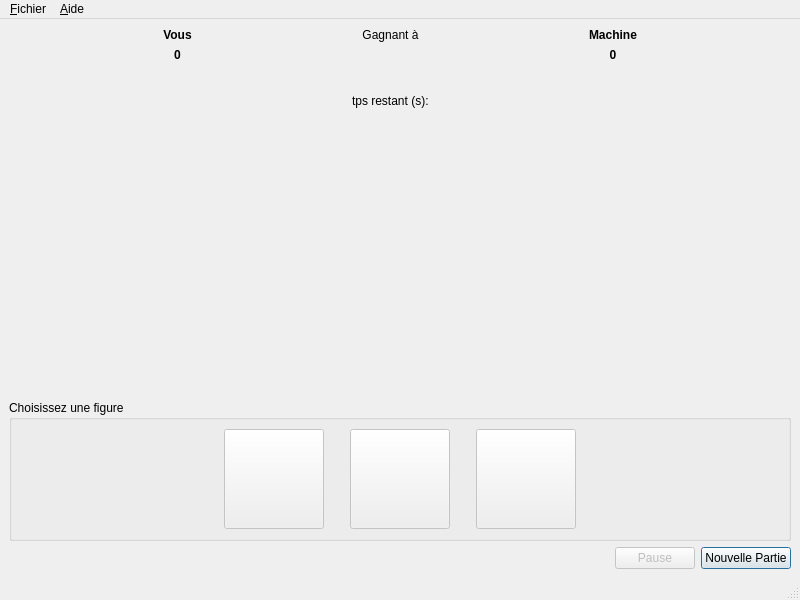
<?xml version="1.0" encoding="UTF-8"?>
<ui version="4.0">
 <class>chifoumi</class>
 <widget class="QMainWindow" name="chifoumi">
  <property name="geometry">
   <rect>
    <x>0</x>
    <y>0</y>
    <width>800</width>
    <height>600</height>
   </rect>
  </property>
  <property name="windowTitle">
   <string>chifoumi</string>
  </property>
  <widget class="QWidget" name="centralwidget">
   <layout class="QHBoxLayout" name="horizontalLayout_3">
    <item>
     <layout class="QVBoxLayout" name="verticalLayout">
      <item>
       <layout class="QGridLayout" name="gridLayout">
        <item row="0" column="6">
         <widget class="QLabel" name="Machine">
          <property name="font">
           <font>
            <weight>75</weight>
            <bold>true</bold>
           </font>
          </property>
          <property name="text">
           <string>Machine</string>
          </property>
          <property name="alignment">
           <set>Qt::AlignCenter</set>
          </property>
         </widget>
        </item>
        <item row="2" column="7">
         <spacer name="horizontalSpacer_7">
          <property name="orientation">
           <enum>Qt::Horizontal</enum>
          </property>
          <property name="sizeHint" stdset="0">
           <size>
            <width>40</width>
            <height>20</height>
           </size>
          </property>
         </spacer>
        </item>
        <item row="1" column="6">
         <widget class="QLabel" name="scoreMachine">
          <property name="font">
           <font>
            <weight>75</weight>
            <bold>true</bold>
           </font>
          </property>
          <property name="text">
           <string>0</string>
          </property>
          <property name="alignment">
           <set>Qt::AlignCenter</set>
          </property>
         </widget>
        </item>
        <item row="2" column="4">
         <widget class="QLabel" name="logoVersus">
          <property name="text">
           <string/>
          </property>
          <property name="pixmap">
           <pixmap resource="ressources.qrc">:/images/versus_70.png</pixmap>
          </property>
          <property name="alignment">
           <set>Qt::AlignCenter</set>
          </property>
         </widget>
        </item>
        <item row="2" column="2">
         <spacer name="horizontalSpacer_4">
          <property name="orientation">
           <enum>Qt::Horizontal</enum>
          </property>
          <property name="sizeHint" stdset="0">
           <size>
            <width>40</width>
            <height>20</height>
           </size>
          </property>
         </spacer>
        </item>
        <item row="2" column="5">
         <spacer name="horizontalSpacer_5">
          <property name="orientation">
           <enum>Qt::Horizontal</enum>
          </property>
          <property name="sizeHint" stdset="0">
           <size>
            <width>40</width>
            <height>20</height>
           </size>
          </property>
         </spacer>
        </item>
        <item row="3" column="4">
         <widget class="QLabel" name="labelTimer">
          <property name="text">
           <string>tps restant (s):</string>
          </property>
         </widget>
        </item>
        <item row="2" column="1">
         <widget class="QLabel" name="coupJoueur">
          <property name="text">
           <string/>
          </property>
          <property name="pixmap">
           <pixmap resource="ressources.qrc">:/images/rien_115.png</pixmap>
          </property>
          <property name="alignment">
           <set>Qt::AlignCenter</set>
          </property>
         </widget>
        </item>
        <item row="2" column="6">
         <widget class="QLabel" name="coupMachine">
          <property name="text">
           <string/>
          </property>
          <property name="pixmap">
           <pixmap resource="ressources.qrc">:/images/rien_115.png</pixmap>
          </property>
          <property name="alignment">
           <set>Qt::AlignCenter</set>
          </property>
         </widget>
        </item>
        <item row="1" column="1">
         <widget class="QLabel" name="scoreJoueur">
          <property name="font">
           <font>
            <weight>75</weight>
            <bold>true</bold>
           </font>
          </property>
          <property name="text">
           <string>0</string>
          </property>
          <property name="alignment">
           <set>Qt::AlignCenter</set>
          </property>
         </widget>
        </item>
        <item row="0" column="1">
         <widget class="QLabel" name="LJoueur">
          <property name="font">
           <font>
            <weight>75</weight>
            <bold>true</bold>
           </font>
          </property>
          <property name="text">
           <string>Vous</string>
          </property>
          <property name="alignment">
           <set>Qt::AlignCenter</set>
          </property>
         </widget>
        </item>
        <item row="2" column="0">
         <spacer name="horizontalSpacer_6">
          <property name="orientation">
           <enum>Qt::Horizontal</enum>
          </property>
          <property name="sizeHint" stdset="0">
           <size>
            <width>40</width>
            <height>20</height>
           </size>
          </property>
         </spacer>
        </item>
        <item row="0" column="4">
         <widget class="QLabel" name="label">
          <property name="text">
           <string>Gagnant à</string>
          </property>
          <property name="alignment">
           <set>Qt::AlignCenter</set>
          </property>
         </widget>
        </item>
        <item row="1" column="4">
         <widget class="QLabel" name="scoreMax">
          <property name="text">
           <string/>
          </property>
          <property name="alignment">
           <set>Qt::AlignCenter</set>
          </property>
         </widget>
        </item>
       </layout>
      </item>
      <item>
       <spacer name="verticalSpacer">
        <property name="orientation">
         <enum>Qt::Vertical</enum>
        </property>
        <property name="sizeHint" stdset="0">
         <size>
          <width>20</width>
          <height>40</height>
         </size>
        </property>
       </spacer>
      </item>
      <item>
       <widget class="QGroupBox" name="groupBox">
        <property name="title">
         <string>Choisissez une figure</string>
        </property>
        <layout class="QHBoxLayout" name="horizontalLayout_4">
         <item>
          <spacer name="horizontalSpacer_2">
           <property name="orientation">
            <enum>Qt::Horizontal</enum>
           </property>
           <property name="sizeHint" stdset="0">
            <size>
             <width>40</width>
             <height>20</height>
            </size>
           </property>
          </spacer>
         </item>
         <item>
          <widget class="QPushButton" name="bCiseau">
           <property name="enabled">
            <bool>false</bool>
           </property>
           <property name="minimumSize">
            <size>
             <width>100</width>
             <height>100</height>
            </size>
           </property>
           <property name="maximumSize">
            <size>
             <width>100</width>
             <height>100</height>
            </size>
           </property>
           <property name="font">
            <font>
             <kerning>false</kerning>
            </font>
           </property>
           <property name="text">
            <string/>
           </property>
           <property name="icon">
            <iconset resource="ressources.qrc">
             <normaloff>:/images/ciseau_115.png</normaloff>:/images/ciseau_115.png</iconset>
           </property>
           <property name="iconSize">
            <size>
             <width>100</width>
             <height>100</height>
            </size>
           </property>
          </widget>
         </item>
         <item>
          <spacer name="horizontalSpacer_8">
           <property name="orientation">
            <enum>Qt::Horizontal</enum>
           </property>
           <property name="sizeType">
            <enum>QSizePolicy::Fixed</enum>
           </property>
           <property name="sizeHint" stdset="0">
            <size>
             <width>20</width>
             <height>20</height>
            </size>
           </property>
          </spacer>
         </item>
         <item>
          <widget class="QPushButton" name="bPierre">
           <property name="enabled">
            <bool>false</bool>
           </property>
           <property name="minimumSize">
            <size>
             <width>100</width>
             <height>100</height>
            </size>
           </property>
           <property name="maximumSize">
            <size>
             <width>100</width>
             <height>100</height>
            </size>
           </property>
           <property name="text">
            <string/>
           </property>
           <property name="icon">
            <iconset resource="ressources.qrc">
             <normaloff>:/images/pierre_115.png</normaloff>:/images/pierre_115.png</iconset>
           </property>
           <property name="iconSize">
            <size>
             <width>100</width>
             <height>100</height>
            </size>
           </property>
          </widget>
         </item>
         <item>
          <spacer name="horizontalSpacer_9">
           <property name="orientation">
            <enum>Qt::Horizontal</enum>
           </property>
           <property name="sizeType">
            <enum>QSizePolicy::Fixed</enum>
           </property>
           <property name="sizeHint" stdset="0">
            <size>
             <width>20</width>
             <height>20</height>
            </size>
           </property>
          </spacer>
         </item>
         <item>
          <widget class="QPushButton" name="bPapier">
           <property name="enabled">
            <bool>false</bool>
           </property>
           <property name="minimumSize">
            <size>
             <width>100</width>
             <height>100</height>
            </size>
           </property>
           <property name="maximumSize">
            <size>
             <width>100</width>
             <height>100</height>
            </size>
           </property>
           <property name="text">
            <string/>
           </property>
           <property name="icon">
            <iconset resource="ressources.qrc">
             <normaloff>:/images/papier_115.png</normaloff>:/images/papier_115.png</iconset>
           </property>
           <property name="iconSize">
            <size>
             <width>100</width>
             <height>100</height>
            </size>
           </property>
          </widget>
         </item>
         <item>
          <spacer name="horizontalSpacer_3">
           <property name="orientation">
            <enum>Qt::Horizontal</enum>
           </property>
           <property name="sizeHint" stdset="0">
            <size>
             <width>40</width>
             <height>20</height>
            </size>
           </property>
          </spacer>
         </item>
        </layout>
       </widget>
      </item>
      <item>
       <layout class="QHBoxLayout" name="horizontalLayout_2">
        <item>
         <spacer name="horizontalSpacer">
          <property name="orientation">
           <enum>Qt::Horizontal</enum>
          </property>
          <property name="sizeHint" stdset="0">
           <size>
            <width>40</width>
            <height>20</height>
           </size>
          </property>
         </spacer>
        </item>
        <item>
         <widget class="QPushButton" name="bPause">
          <property name="enabled">
           <bool>false</bool>
          </property>
          <property name="text">
           <string>Pause</string>
          </property>
         </widget>
        </item>
        <item>
         <widget class="QPushButton" name="bNPartie">
          <property name="font">
           <font>
            <kerning>true</kerning>
           </font>
          </property>
          <property name="mouseTracking">
           <bool>false</bool>
          </property>
          <property name="contextMenuPolicy">
           <enum>Qt::DefaultContextMenu</enum>
          </property>
          <property name="toolTip">
           <string/>
          </property>
          <property name="layoutDirection">
           <enum>Qt::LeftToRight</enum>
          </property>
          <property name="autoFillBackground">
           <bool>false</bool>
          </property>
          <property name="text">
           <string>Nouvelle Partie</string>
          </property>
          <property name="checkable">
           <bool>false</bool>
          </property>
          <property name="checked">
           <bool>false</bool>
          </property>
          <property name="autoDefault">
           <bool>true</bool>
          </property>
          <property name="default">
           <bool>true</bool>
          </property>
         </widget>
        </item>
       </layout>
      </item>
     </layout>
    </item>
   </layout>
  </widget>
  <widget class="QMenuBar" name="menubar">
   <property name="geometry">
    <rect>
     <x>0</x>
     <y>0</y>
     <width>800</width>
     <height>21</height>
    </rect>
   </property>
   <widget class="QMenu" name="menuFichier">
    <property name="title">
     <string>&amp;Fichier</string>
    </property>
    <addaction name="Quiter"/>
    <addaction name="action_Param_trer"/>
   </widget>
   <widget class="QMenu" name="menu_Aide">
    <property name="title">
     <string>&amp;Aide</string>
    </property>
    <addaction name="actionAide"/>
   </widget>
   <addaction name="menuFichier"/>
   <addaction name="menu_Aide"/>
  </widget>
  <widget class="QStatusBar" name="statusbar"/>
  <action name="Quiter">
   <property name="text">
    <string>&amp;Quitter</string>
   </property>
   <property name="shortcut">
    <string>Alt+F3</string>
   </property>
  </action>
  <action name="actionAide">
   <property name="text">
    <string>&amp;A propos de cette application</string>
   </property>
   <property name="shortcut">
    <string>F1</string>
   </property>
  </action>
  <action name="action_Param_trer">
   <property name="text">
    <string>&amp;Paramétrer</string>
   </property>
  </action>
 </widget>
 <resources>
  <include location="ressources.qrc"/>
 </resources>
 <connections>
  <connection>
   <sender>Quiter</sender>
   <signal>triggered()</signal>
   <receiver>chifoumi</receiver>
   <slot>close()</slot>
   <hints>
    <hint type="sourcelabel">
     <x>-1</x>
     <y>-1</y>
    </hint>
    <hint type="destinationlabel">
     <x>399</x>
     <y>299</y>
    </hint>
   </hints>
  </connection>
 </connections>
</ui>
